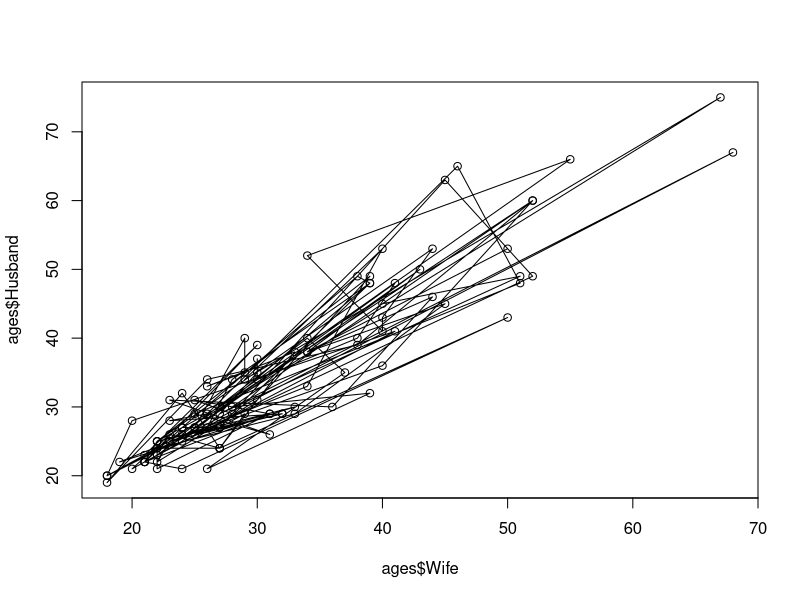
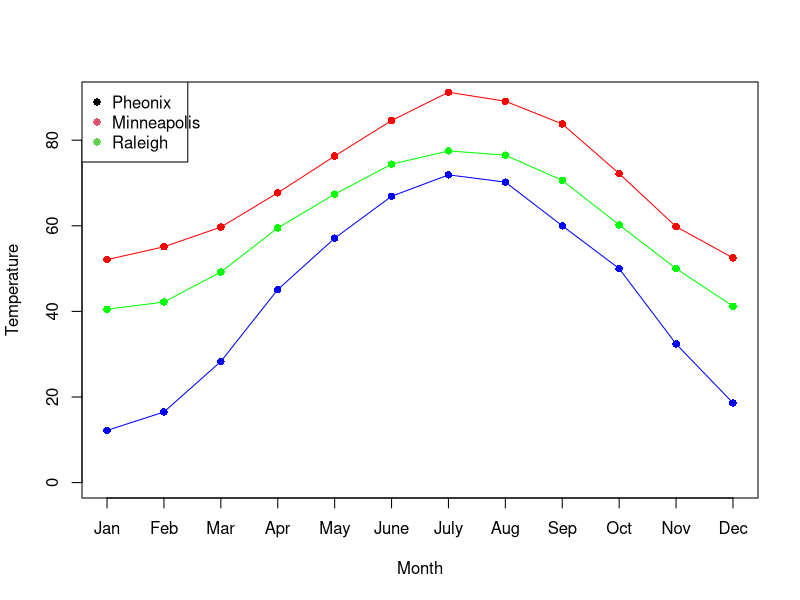

Generate these figures, in order, with R:
ages = read.csv("MarriageAges.csv") #1
dim(ages)

plot(ages$Wife, ages$Husband) #2
lines(ages$Wife, ages$Husband) #3
summary(ages) #4

first6 = head(ages, 6)
first6 #5

last6 = tail(ages, 6)
last6 #6


# End of Problem 1

rlgh = c(40.5, 42.2, 49.2, 59.5, 67.4, 74.4, 77.5, 76.5, 70.6, 60.2, 50.0, 41.2)
minn = c(12.2, 16.5, 28.3, 45.1, 57.1, 66.9, 71.9, 70.2, 60.0, 50.0, 32.4, 18.6)
phnx = c(52.1, 55.1, 59.7, 67.7, 76.3, 84.6, 91.2, 89.1, 83.8, 72.2, 59.8, 52.5)
months = c("Jan", "Feb", "Mar", "Apr", "May", "June", "July", "Aug", "Sep", "Oct", "Nov", "Dec")
temps = data.frame(
  Raleigh = rlgh,
  Minneapolis = minn,
  Pheonix = phnx
  )
rownames(temps) = months
dim(temps) # 1
temps

#2
plot(temps$Pheonix, ylim = c(0, 90), pch = 16, col = "red", ylab = "Temperature", xlab = "Month", xaxt = "n")
points(temps$Minneapolis, col = "blue", pch = 16)
points(temps$Raleigh, col = "green", pch = 16)
axis(1, at = 1:12, labels = months)
legend(x = "topleft",
       legend = c("Pheonix", "Minneapolis", "Raleigh"),
       col = 1:3,
       pch = 16,
       text.width = 1.2
       )

#3
lines(temps$Pheonix, col = "red")
lines(temps$Minneapolis, col = "blue")
lines(temps$Raleigh, col = "green")

#4
summary(temps$Pheonix)
summary(temps$Raleigh)
summary(temps$Minneapolis)
